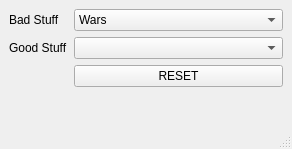
<?xml version="1.0" encoding="UTF-8"?>
<ui version="4.0">
 <class>MainWindow</class>
 <widget class="QMainWindow" name="MainWindow">
  <property name="geometry">
   <rect>
    <x>0</x>
    <y>0</y>
    <width>292</width>
    <height>149</height>
   </rect>
  </property>
  <property name="windowTitle">
   <string>MainWindow</string>
  </property>
  <widget class="QWidget" name="centralwidget">
   <layout class="QFormLayout" name="formLayout">
    <item row="0" column="0">
     <widget class="QLabel" name="label">
      <property name="text">
       <string>Bad Stuff</string>
      </property>
     </widget>
    </item>
    <item row="0" column="1">
     <widget class="QComboBox" name="badCombo">
      <item>
       <property name="text">
        <string>Wars</string>
       </property>
      </item>
      <item>
       <property name="text">
        <string>Mispellinks</string>
       </property>
      </item>
      <item>
       <property name="text">
        <string>Corona (The virus not the beer)</string>
       </property>
      </item>
     </widget>
    </item>
    <item row="1" column="0">
     <widget class="QLabel" name="label_2">
      <property name="text">
       <string>Good Stuff</string>
      </property>
     </widget>
    </item>
    <item row="1" column="1">
     <widget class="QComboBox" name="goodCombo"/>
    </item>
    <item row="2" column="1">
     <widget class="QPushButton" name="reset">
      <property name="text">
       <string>RESET</string>
      </property>
     </widget>
    </item>
   </layout>
  </widget>
  <widget class="QMenuBar" name="menubar">
   <property name="geometry">
    <rect>
     <x>0</x>
     <y>0</y>
     <width>292</width>
     <height>22</height>
    </rect>
   </property>
  </widget>
  <widget class="QStatusBar" name="statusbar"/>
 </widget>
 <resources/>
 <connections/>
</ui>
